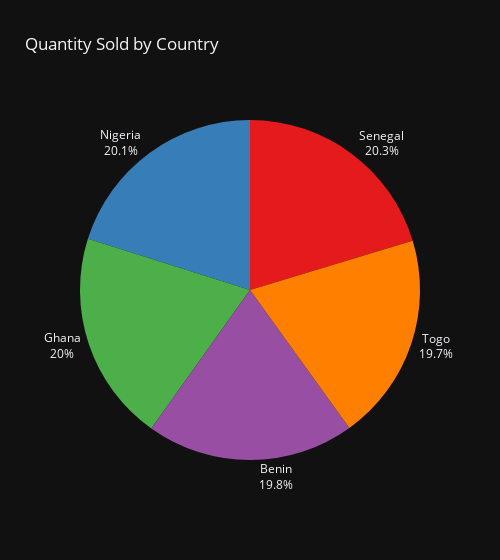

The notebook cell saved with this chart:
### Markdown cell above
#### Visualize the result

### Code cell
fig = px.pie(cntry_total_qty, names='country', values='total_qty', width=500,
       color_discrete_sequence=px.colors.qualitative.Set1,
       title='Quantity Sold by Country')
fig.update_traces(textinfo = 'percent+label', showlegend=False, textposition='outside')

### Figure 1 — Plotly figure (JSON) as saved in the notebook; plotly's stock layout.template omitted (floating-point values rounded to 4 significant figures)
{"data": [{"domain": {"x": [0, 1], "y": [0, 1]}, "hovertemplate": "country=%{label}<br>total_qty=%{value}<extra></extra>", "labels": ["Senegal", "Nigeria", "Ghana", "Benin", "Togo"], "legendgroup": "", "name": "", "showlegend": false, "textinfo": "percent+label", "textposition": "outside", "type": "pie", "values": [180928, 179307, 178255, 176324, 175908]}], "layout": {"legend": {"tracegroupgap": 0}, "piecolorway": ["rgb(228,26,28)", "rgb(55,126,184)", "rgb(77,175,74)", "rgb(152,78,163)", "rgb(255,127,0)", "rgb(255,255,51)", "rgb(166,86,40)", "rgb(247,129,191)", "rgb(153,153,153)"], "title": {"text": "Quantity Sold by Country"}, "width": 500}}
